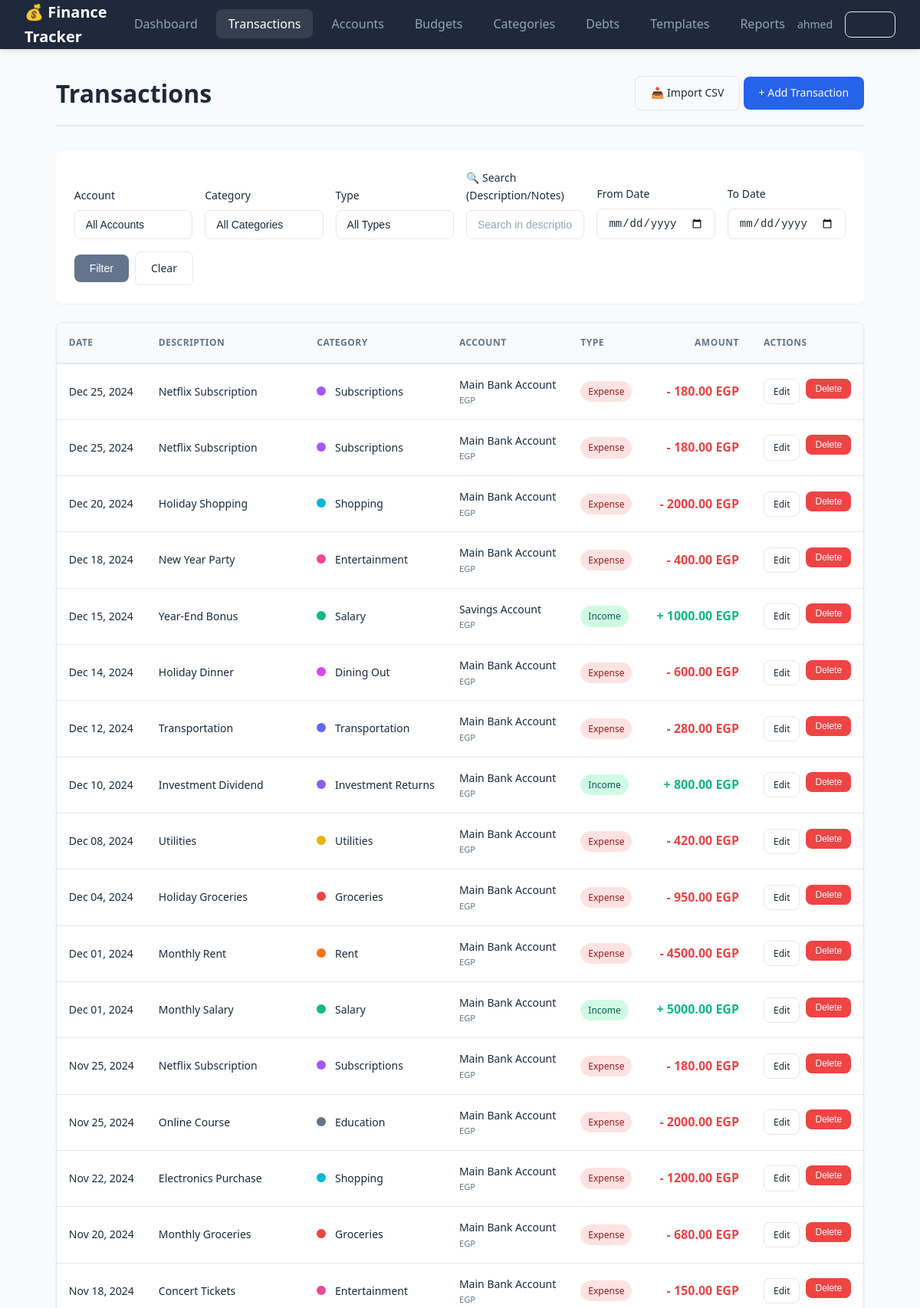
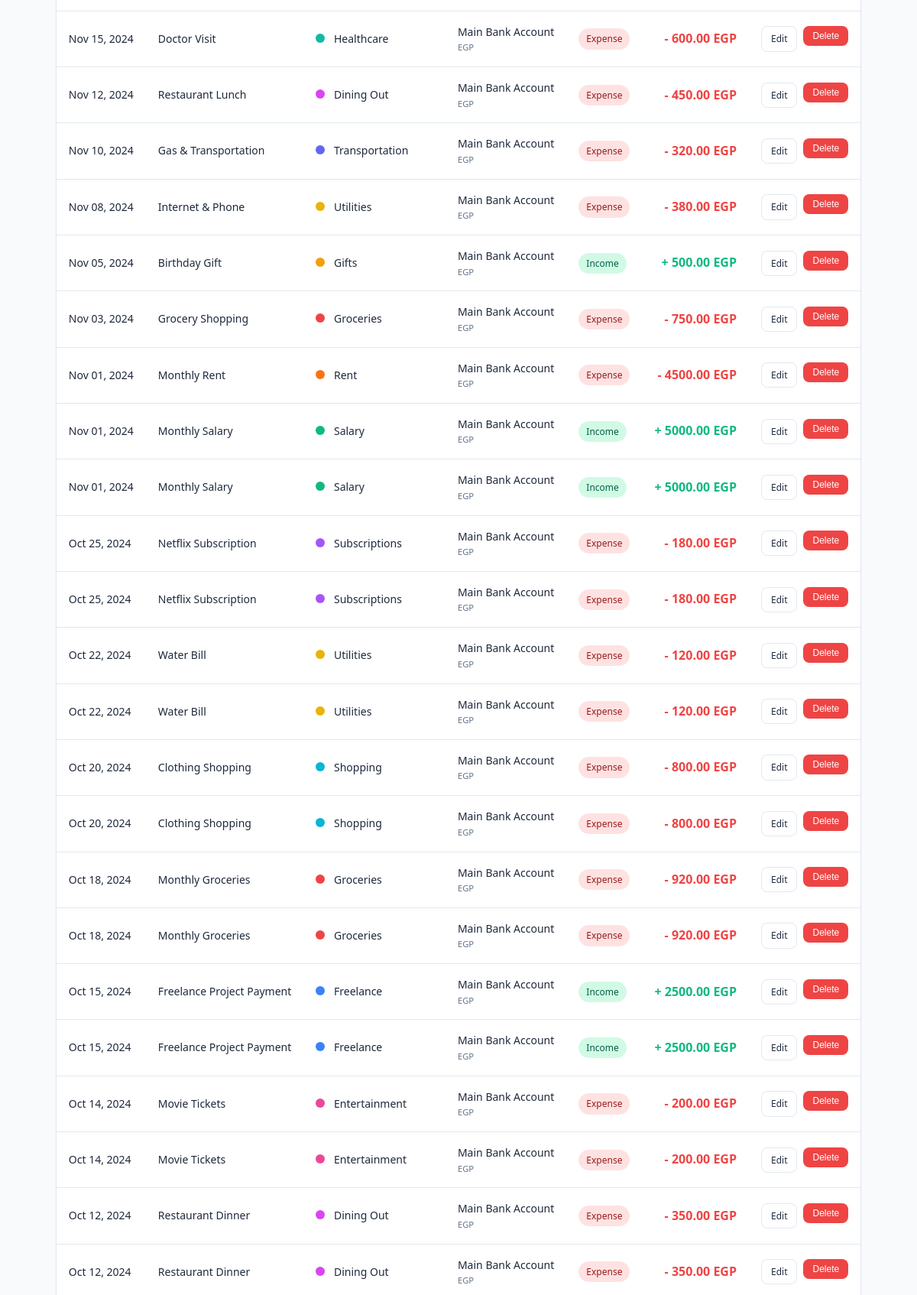
Page /transactions (signed in, upper part) on the committed database (2 pictures, top to bottom).
### src/app/models/finance_models.py (models this page shows, shortened)
class User(UserMixin, db.Model):
    __tablename__ = 'user'
    id: Mapped[int] = mapped_column(Integer, primary_key=True, autoincrement=True)
    email: Mapped[str] = mapped_column(String(120), nullable=False, unique=True)
    password_hash: Mapped[str] = mapped_column(String(128), nullable=False)
    display_name: Mapped[Optional[str]] = mapped_column(String(100))
    default_currency: Mapped[str] = mapped_column(String(10), default='EGP')
    created_at: Mapped[datetime] = mapped_column(DateTime, default=datetime.utcnow)
    accounts: Mapped[List["Account"]] = relationship(
        "Account", back_populates="user", cascade="all, delete-orphan"
    )
    categories: Mapped[List["Category"]] = relationship(
        "Category", back_populates="user", cascade="all, delete-orphan"
    )
    transactions: Mapped[List["Transaction"]] = relationship(
        "Transaction", back_populates="user", cascade="all, delete-orphan"
    )
    budgets: Mapped[List["Budget"]] = relationship(
        "Budget", back_populates="user", cascade="all, delete-orphan"
    )
    transaction_templates: Mapped[List["TransactionTemplate"]] = relationship(
        "TransactionTemplate", back_populates="user", cascade="all, delete-orphan"
    )
    goals: Mapped[List["Goal"]] = relationship(
        "Goal", back_populates="user", cascade="all, delete-orphan"
    )
    recurring_transactions: Mapped[List["RecurringTransaction"]] = relationship(
        "RecurringTransaction", back_populates="user", cascade="all, delete-orphan"
    )
    debts: Mapped[List["Debt"]] = relationship(
        "Debt", back_populates="user", cascade="all, delete-orphan"
    )

class Transaction(db.Model):
    __tablename__ = 'transaction'
    id: Mapped[int] = mapped_column(Integer, primary_key=True, autoincrement=True)
    user_id: Mapped[int] = mapped_column(
        Integer, ForeignKey('user.id', ondelete='CASCADE'), nullable=False
    )
    account_id: Mapped[int] = mapped_column(
        Integer, ForeignKey('account.id', ondelete='CASCADE'), nullable=False
    )
    category_id: Mapped[int] = mapped_column(
        Integer, ForeignKey('category.id', ondelete='CASCADE'), nullable=False
    )
    date: Mapped[datetime] = mapped_column(Date, nullable=False)
    amount: Mapped[Decimal] = mapped_column(DECIMAL(10, 2), nullable=False)
    transaction_type: Mapped[str] = mapped_column(String(10), nullable=False)
    description: Mapped[Optional[str]] = mapped_column(String(255))
    notes: Mapped[Optional[str]] = mapped_column(Text)
    created_at: Mapped[datetime] = mapped_column(DateTime, default=datetime.utcnow)
    user: Mapped["User"] = relationship("User", back_populates="transactions")
    account: Mapped["Account"] = relationship("Account", back_populates="transactions")
    category: Mapped["Category"] = relationship(
        "Category", back_populates="transactions"
    )
    __table_args__ = (
        Index('idx_transaction_user_date', 'user_id', 'date'),
        Index('idx_transaction_search', 'user_id', 'description', 'notes'),
    )

class Category(db.Model):
    __tablename__ = 'category'
    id: Mapped[int] = mapped_column(Integer, primary_key=True, autoincrement=True)
    user_id: Mapped[int] = mapped_column(
        Integer, ForeignKey('user.id', ondelete='CASCADE'), nullable=False
    )
    name: Mapped[str] = mapped_column(String(100), nullable=False)
    category_type: Mapped[str] = mapped_column(String(10), nullable=False)
    color: Mapped[Optional[str]] = mapped_column(String(7))
    max_single_amount: Mapped[Optional[Decimal]] = mapped_column(DECIMAL(10, 2))
    user: Mapped["User"] = relationship("User", back_populates="categories")
    transactions: Mapped[List["Transaction"]] = relationship(
        "Transaction", back_populates="category", cascade="all, delete-orphan"
    )
    budgets: Mapped[List["Budget"]] = relationship(
        "Budget", back_populates="category", cascade="all, delete-orphan"
    )
    transaction_templates: Mapped[List["TransactionTemplate"]] = relationship(
        "TransactionTemplate", back_populates="category"
    )

class Account(db.Model):
    __tablename__ = 'account'
    id: Mapped[int] = mapped_column(Integer, primary_key=True, autoincrement=True)
    user_id: Mapped[int] = mapped_column(
        Integer, ForeignKey('user.id', ondelete='CASCADE'), nullable=False
    )
    name: Mapped[str] = mapped_column(String(100), nullable=False)
    account_type: Mapped[Optional[str]] = mapped_column(String(50))
    initial_balance: Mapped[Decimal] = mapped_column(
        DECIMAL(10, 2), default=Decimal('0.00')
    )
    current_balance: Mapped[Decimal] = mapped_column(
        DECIMAL(10, 2), default=Decimal('0.00')
    )
    currency: Mapped[str] = mapped_column(String(10), default='EGP')
    created_at: Mapped[datetime] = mapped_column(DateTime, default=datetime.utcnow)
    user: Mapped["User"] = relationship("User", back_populates="accounts")
    transactions: Mapped[List["Transaction"]] = relationship(
        "Transaction", back_populates="account", cascade="all, delete-orphan"
    )
    transaction_templates: Mapped[List["TransactionTemplate"]] = relationship(
        "TransactionTemplate", back_populates="account"
    )

### src/app/controllers/transaction_routes.py (the view)
@transaction_bp.route('/transactions')
@login_required
def transactions():
    account_id = request.args.get('account', type=int)
    category_id = request.args.get('category', type=int)
    transaction_type = request.args.get('type')
    start_date_str = request.args.get('start_date')
    end_date_str = request.args.get('end_date')
    search_query = request.args.get('search', '').strip()
    start_date = None
    end_date = None
    if start_date_str:
        try:
            start_date = date.fromisoformat(start_date_str)
        except (ValueError, TypeError):
            pass
    if end_date_str:
        try:
            end_date = date.fromisoformat(end_date_str)
        except (ValueError, TypeError):
            pass
    all_transactions = TransactionRepository.filter_transactions(
        user_id=current_user.id,
        account_id=account_id,
        category_id=category_id,
        transaction_type=transaction_type,
        start_date=start_date,
        end_date=end_date,
        search_query=search_query if search_query else None
    )
    accounts = AccountRepository.get_all_by_user(current_user.id)
    categories = CategoryRepository.get_all_by_user(current_user.id)
    from ..repositories import CurrencyRepository
    from ..utils.currency_utils import convert_transaction_to_base
    user_currency = current_user.default_currency or 'EGP'
    transactions_with_conversion = []
    for txn in all_transactions:
        converted_amount = convert_transaction_to_base(txn.amount, txn.account_id)
        transactions_with_conversion.append({
            'transaction': txn,
            'original_amount': txn.amount,
            'original_currency': txn.account.currency,
            'converted_amount': converted_amount,
            'converted_currency': user_currency,
            'needs_conversion': txn.account.currency != user_currency
        })
    return render_template(
        'transactions.html',
        transactions=transactions_with_conversion,
        accounts=accounts,
        categories=categories,
        search_query=search_query,
        user_currency=user_currency
    )

### src/app/__init__.py (called while the page is built)
def _init_extensions(app: Flask) -> None:
    database.init_app(app)
    bcrypt.init_app(app)
    login_manager.init_app(app)
    @login_manager.user_loader
    def load_user(user_id: str):
        from .models import User
        return User.query.get(int(user_id))

### src/app/repositories/account_repository.py (called while the page is built)
    @staticmethod
    def get_by_id(account_id: int) -> Optional[Account]:
        return Account.query.get(account_id)

    @staticmethod
    def get_all_by_user(user_id: int) -> List[Account]:
        return Account.query.filter_by(user_id=user_id).all()

### src/app/repositories/category_repository.py (called while the page is built)
    @staticmethod
    def get_all_by_user(user_id: int) -> List[Category]:
        return Category.query.filter_by(user_id=user_id).all()

### src/app/repositories/currency_repository.py (called while the page is built, shortened)
    @staticmethod
    def convert_amount(
        amount: Decimal,
        from_currency_code: str,
        to_currency_code: str = 'EGP'
    ) -> Decimal:
        if from_currency_code == to_currency_code:
            return amount

### src/app/utils/currency_utils.py (called while the page is built)
def convert_transaction_to_base(
    amount: Decimal,
    account_id: int
) -> Decimal:
    account = AccountRepository.get_by_id(account_id)
    if not account:
        return amount
    return CurrencyRepository.convert_amount(
        amount,
        account.currency,
        'EGP'
    )

### src/app/templates/transactions.html (shortened to what this page needs)
{% extends "base.html" %}
{% block content %}
<div class="page-header">
    <h1>Transactions</h1>
    <div>
        <a href="{{ url_for('transaction.import_transactions') }}" class="btn btn-outline">📥 Import CSV</a>
        <a href="{{ url_for('transaction.add_transaction') }}" class="btn btn-primary">+ Add Transaction</a>
    </div>
</div>
<form method="GET" class="filter-bar">
    <div class="form-group">
        <label class="form-label">Account</label>
        <select name="account" class="form-control">
            <option value="">All Accounts</option>
        </select>
    </div>
    <div class="form-group">
        <label class="form-label">Category</label>
        <select name="category" class="form-control">
            <option value="">All Categories</option>
        </select>
    </div>
    <div class="form-group">
        <label class="form-label">Type</label>
        <select name="type" class="form-control">
            <option value="">All Types</option>
        </select>
    </div>
    <div class="form-group">
        <label class="form-label">🔍 Search (Description/Notes)</label>
        <input type="text" name="search" class="form-control" placeholder="Search in description or notes..." value="{{ search_query }}">
    </div>
    <div class="form-group">
        <label class="form-label">From Date</label>
        <input type="date" name="start_date" class="form-control" value="{{ request.args.get('start_date', '') }}">
    </div>
    <div class="form-group">
        <label class="form-label">To Date</label>
        <input type="date" name="end_date" class="form-control" value="{{ request.args.get('end_date', '') }}">
    </div>
    <div class="form-group" style="align-self: flex-end;">
        <button type="submit" class="btn btn-secondary">Filter</button>
        <a href="{{ url_for('transaction.transactions') }}" class="btn btn-outline">Clear</a>
    </div>
</form>
{% if transactions %}
<div class="table-container">
    <table>
        <thead>
            <tr>
                <th>Date</th>
                <th>Description</th>
                <th>Category</th>
                <th>Account</th>
                <th>Type</th>
                <th class="text-right">Amount</th>
                <th>Actions</th>
            </tr>
        </thead>
        <tbody>
            {% for item in transactions %}
            {% set transaction = item.transaction %}
            <tr class="transaction-row">
                <td>{{ transaction.date.strftime('%b %d, %Y') }}</td>
                <td>
                    <div style="font-weight: 500;">{{ transaction.description or '-' }}</div>
                </td>
                <td>
                    <span class="category-dot" style="background-color: {{ transaction.category.color or '#6b7280' }}"></span>
                    {{ transaction.category.name }}
                </td>
                <td>
                    <div>{{ transaction.account.name }}</div>
                    <div style="font-size: 0.7rem; color: var(--text-secondary);">{{ transaction.account.currency }}</div>
                </td>
                <td>
                    <span class="badge badge-{{ 'income' if transaction.transaction_type == 'Income' else 'expense' }}">
                        {{ transaction.transaction_type }}
                    </span>
                </td>
                <td class="text-right">
                    <div class="amount {% if transaction.transaction_type == 'Income' %}amount-income{% else %}amount-expense{% endif %}" style="font-weight: 600;">
                        {{ "%.2f"|format(item.converted_amount) }} {{ item.converted_currency }}
                    </div>
                </td>
                <td>
                    <div class="table-actions">
                        <a href="{{ url_for('transaction.edit_transaction', transaction_id=transaction.id) }}" class="btn btn-sm btn-outline">Edit</a>
                        <form method="POST" action="{{ url_for('transaction.delete_transaction', transaction_id=transaction.id) }}" style="display:inline;" onsubmit="return confirm('Delete this transaction?');">
                            <button type="submit" class="btn btn-sm btn-danger">Delete</button>
                        </form>
                    </div>
                </td>
            </tr>
            {% endfor %}
        </tbody>
    </table>
</div>
{% endif %}
{% endblock %}

### src/app/templates/base.html (shortened to what this page needs)
<!DOCTYPE html>
<html lang="en">
<head>
    <link rel="stylesheet" href="{{ url_for('static', filename='css/style.css') }}">
</head>
<body>
    {% if current_user.is_authenticated %}
    <nav class="navbar">
        <div class="nav-brand">
            <a href="{{ url_for('dashboard.dashboard') }}">💰 Finance Tracker</a>
        </div>
        <ul class="nav-links">
            <li><a href="{{ url_for('dashboard.dashboard') }}" class="{% if request.endpoint == 'dashboard.dashboard' %}active{% endif %}">Dashboard</a></li>
            <li><a href="{{ url_for('transaction.transactions') }}" class="{% if 'transaction' in request.endpoint %}active{% endif %}">Transactions</a></li>
            <li><a href="{{ url_for('account.accounts') }}" class="{% if 'account' in request.endpoint %}active{% endif %}">Accounts</a></li>
            <li><a href="{{ url_for('budget.budgets') }}" class="{% if 'budget' in request.endpoint %}active{% endif %}">Budgets</a></li>
            <li><a href="{{ url_for('category.categories') }}" class="{% if 'category' in request.endpoint %}active{% endif %}">Categories</a></li>
            <li><a href="{{ url_for('debt.debts') }}" class="{% if 'debt' in request.endpoint %}active{% endif %}">Debts</a></li>
            <li><a href="{{ url_for('template.templates') }}" class="{% if 'template' in request.endpoint %}active{% endif %}">Templates</a></li>
            <li><a href="{{ url_for('report.reports') }}" class="{% if 'report' in request.endpoint %}active{% endif %}">Reports</a></li>
        </ul>
        <div class="nav-user">
            <span class="user-name">{{ current_user.display_name or current_user.email }}</span>
            <a href="{{ url_for('auth.logout') }}" class="btn btn-outline btn-sm">Logout</a>
        </div>
    </nav>
    {% endif %}
    <main class="container">
        {% block content %}{% endblock %}
    </main>
</body>
</html>

### rows in the picture
User: display_name "ahmed", converted_currency "EGP" "EGP" "EGP" "EGP" "EGP" "EGP" "EGP" "EGP" "EGP" "EGP" "EGP" "EGP" "EGP" "EGP" "EGP" "EGP" "EGP" "EGP" "EGP" "EGP" "EGP" "EGP" "EGP" "EGP" "EGP" "EGP" "EGP" "EGP" "EGP" "EGP" "EGP" "EGP" "EGP" "EGP" "EGP" "EGP" "EGP" "EGP" "EGP" "EGP"
Transaction: converted_amount "180.00"
Transaction: converted_amount "180.00"
Transaction: converted_amount "2000.00"
Transaction: converted_amount "400.00"
Transaction: converted_amount "1000.00"
Transaction: converted_amount "600.00"
Transaction: converted_amount "280.00"
Transaction: converted_amount "800.00"
Transaction: converted_amount "420.00"
Transaction: converted_amount "950.00"
Transaction: converted_amount "4500.00"
Transaction: converted_amount "5000.00"
Transaction: converted_amount "180.00"
Transaction: converted_amount "2000.00"
Transaction: converted_amount "1200.00"
Transaction: converted_amount "680.00"
Transaction: converted_amount "150.00"
Transaction: converted_amount "600.00"
Transaction: converted_amount "450.00"
Transaction: converted_amount "320.00"
Transaction: converted_amount "380.00"
Transaction: converted_amount "500.00"
Transaction: converted_amount "750.00"
Transaction: converted_amount "4500.00"
Transaction: converted_amount "5000.00"
Transaction: converted_amount "5000.00"
Transaction: converted_amount "180.00"
Transaction: converted_amount "180.00"
Transaction: converted_amount "120.00"
Transaction: converted_amount "120.00"
Transaction: converted_amount "800.00"
Transaction: converted_amount "800.00"
Transaction: converted_amount "920.00"
Transaction: converted_amount "920.00"
Transaction: converted_amount "2500.00"
Transaction: converted_amount "2500.00"
Transaction: converted_amount "200.00"
Transaction: converted_amount "200.00"
Transaction: converted_amount "350.00"
Transaction: converted_amount "350.00"
